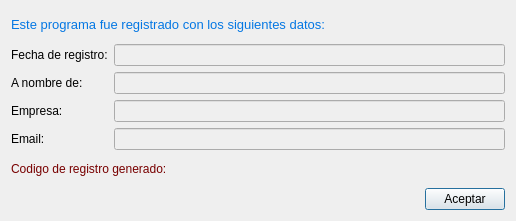
<?xml version="1.0" encoding="UTF-8"?>
<ui version="4.0">
 <class>frmDatosRegistro</class>
 <widget class="QDialog" name="frmDatosRegistro">
  <property name="geometry">
   <rect>
    <x>0</x>
    <y>0</y>
    <width>516</width>
    <height>221</height>
   </rect>
  </property>
  <property name="windowTitle">
   <string>Datos de registro</string>
  </property>
  <property name="windowOpacity">
   <double>0.970000000000000</double>
  </property>
  <layout class="QVBoxLayout" name="verticalLayout_3">
   <item>
    <widget class="QLabel" name="label">
     <property name="text">
      <string>&lt;html&gt;&lt;head/&gt;&lt;body&gt;&lt;p&gt;&lt;span style=&quot; font-size:10pt; color:#0477e3;&quot;&gt;Este programa fue registrado con los siguientes datos:&lt;/span&gt;&lt;/p&gt;&lt;/body&gt;&lt;/html&gt;</string>
     </property>
    </widget>
   </item>
   <item>
    <layout class="QHBoxLayout" name="horizontalLayout_2">
     <item>
      <layout class="QVBoxLayout" name="verticalLayout_2">
       <item>
        <widget class="QLabel" name="label_4">
         <property name="text">
          <string>Fecha de registro:</string>
         </property>
        </widget>
       </item>
       <item>
        <widget class="QLabel" name="label_5">
         <property name="text">
          <string>A nombre de:</string>
         </property>
        </widget>
       </item>
       <item>
        <widget class="QLabel" name="label_6">
         <property name="text">
          <string>Empresa:</string>
         </property>
        </widget>
       </item>
       <item>
        <widget class="QLabel" name="label_7">
         <property name="text">
          <string>Email:</string>
         </property>
        </widget>
       </item>
      </layout>
     </item>
     <item>
      <layout class="QVBoxLayout" name="verticalLayout">
       <item>
        <widget class="QLineEdit" name="fecha">
         <property name="enabled">
          <bool>false</bool>
         </property>
         <property name="text">
          <string/>
         </property>
         <property name="readOnly">
          <bool>true</bool>
         </property>
        </widget>
       </item>
       <item>
        <widget class="QLineEdit" name="nombres">
         <property name="enabled">
          <bool>false</bool>
         </property>
        </widget>
       </item>
       <item>
        <widget class="QLineEdit" name="empresa">
         <property name="enabled">
          <bool>false</bool>
         </property>
        </widget>
       </item>
       <item>
        <widget class="QLineEdit" name="email">
         <property name="enabled">
          <bool>false</bool>
         </property>
        </widget>
       </item>
      </layout>
     </item>
    </layout>
   </item>
   <item>
    <layout class="QHBoxLayout" name="horizontalLayout">
     <item>
      <widget class="QLabel" name="label_2">
       <property name="text">
        <string>&lt;html&gt;&lt;head/&gt;&lt;body&gt;&lt;p&gt;&lt;span style=&quot; color:#780000;&quot;&gt;Codigo de registro generado:&lt;/span&gt;&lt;/p&gt;&lt;/body&gt;&lt;/html&gt;</string>
       </property>
      </widget>
     </item>
     <item>
      <widget class="QLabel" name="label_3">
       <property name="text">
        <string/>
       </property>
      </widget>
     </item>
    </layout>
   </item>
   <item>
    <layout class="QHBoxLayout" name="horizontalLayout_3">
     <item>
      <widget class="QLabel" name="label_8">
       <property name="text">
        <string/>
       </property>
       <property name="pixmap">
        <pixmap resource="Recursos.qrc">:/images/logo.png</pixmap>
       </property>
      </widget>
     </item>
     <item>
      <spacer name="horizontalSpacer">
       <property name="orientation">
        <enum>Qt::Horizontal</enum>
       </property>
       <property name="sizeHint" stdset="0">
        <size>
         <width>40</width>
         <height>20</height>
        </size>
       </property>
      </spacer>
     </item>
     <item>
      <widget class="QPushButton" name="pushButton">
       <property name="text">
        <string>Aceptar</string>
       </property>
       <property name="icon">
        <iconset resource="Recursos.qrc">
         <normaloff>:/images/check.png</normaloff>:/images/check.png</iconset>
       </property>
       <property name="iconSize">
        <size>
         <width>24</width>
         <height>24</height>
        </size>
       </property>
      </widget>
     </item>
    </layout>
   </item>
  </layout>
 </widget>
 <resources>
  <include location="Recursos.qrc"/>
 </resources>
 <connections/>
</ui>
